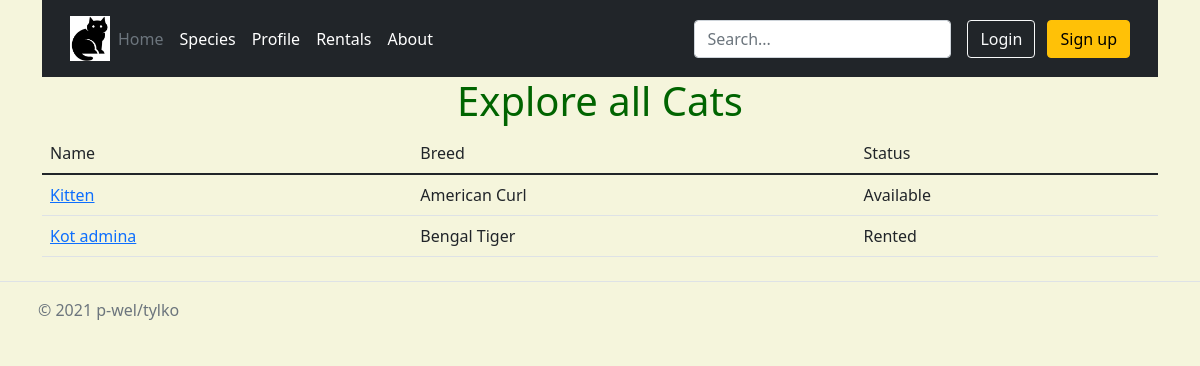
The page /explore/ on the database as committed earlier.
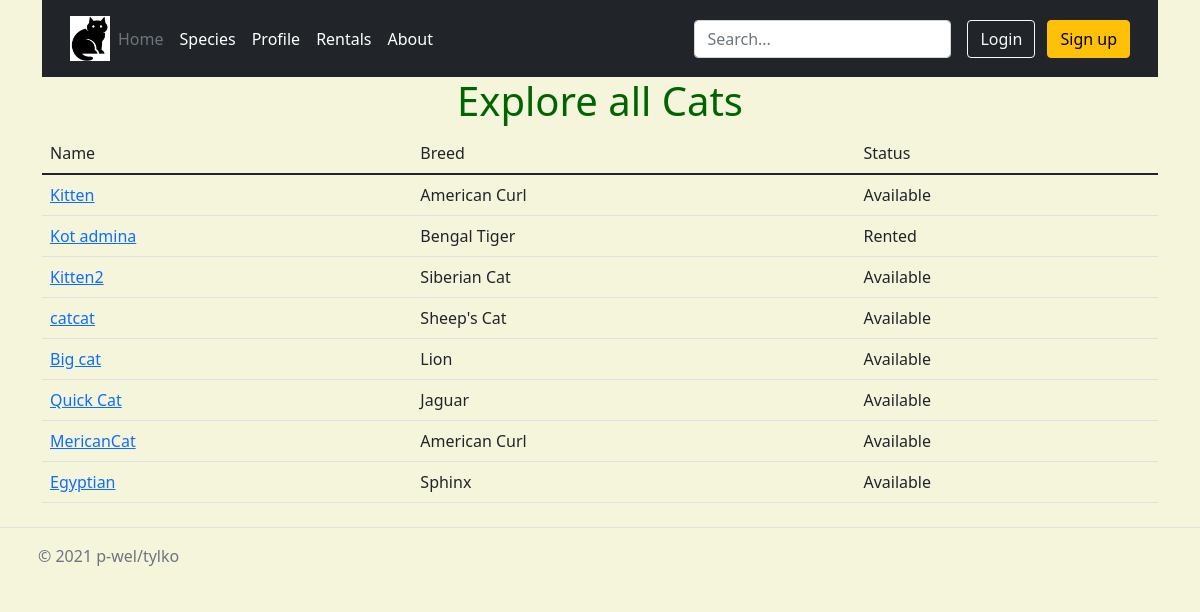
The same page on the database as committed later.
### cats/models.py (models this page shows, shortened)
class TimeStamped(models.Model, CheckAddDateMixin):
    created = models.DateTimeField(auto_now_add=True)
    modified = models.DateTimeField(auto_now=True)
    class Meta:
        abstract = True

class Cat(TimeStamped):
    name = models.CharField(max_length=50)
    breed = models.ForeignKey('cats.Breed', on_delete=models.CASCADE)
    """
    <Species: Breeds>
    - House cat: American Curl, Sphinx, Ragamuffin, Siberian Cat, Persian Cat
    - Farm cat: Sheep's Cat, Barn Cat
    - Feral cat: Bengal Tiger, Lion, Cheetah, Jaguar, Leopard
    """
    description = models.TextField(default=None, blank=True)
    available = models.BooleanField(default=True)
    creation_date = models.DateTimeField(auto_now_add=True)
    modification_date = models.DateTimeField(auto_now=True)
    user = models.ManyToManyField("auth.User", blank=True)

class Breed(models.Model):
    name = models.CharField(max_length=50)
    description = models.TextField(default=None, blank=True)
    species = models.ForeignKey('cats.Species', on_delete=models.CASCADE)
    def __str__(self):
        return f"{self.name}"

### cats/views.py (the view)
# urls.py: path('explore/', explore_list, name="explore_list"),
def explore_list(request):
    cats = Cat.objects.all()
    context = {'all_cats': cats}
    return render(request, 'cats/explore_list.html', context)

### cats/templates/cats/explore_list.html (shortened to what this page needs)
{% extends 'base.html' %}
{% block content %}
    <h1>Explore all Cats</h1>
    <table class="table table-condensed">
        <thead>
        <td>Name</td>
        <td>Breed</td>
        <td>Status</td>
        </thead>
        {% for cat in all_cats %}
            <tr>
                <td><a href="{% url 'cats:details' cat.id %}">{{ cat.name }}</a></td>
                <td>{{ cat.breed }}</td>
                <td>{% if cat.available == True %}Available{% else %}Rented{% endif %}</td>
            </tr>
        {% endfor %}
    </table>
{% endblock %}

### templates/base.html (shortened to what this page needs)
{% load static %}
<!DOCTYPE html>
<html lang="en">
<head>
    <link href="https://cdn.jsdelivr.net/npm/bootstrap@5.1.3/dist/css/bootstrap.min.css" rel="stylesheet"
>
    <link href="{% static 'main/css/style.css' %}" rel="stylesheet">
</head>
<body>
<div class="container">
    <header class="p-3 bg-dark text-white">
        <div class="container">
            <div class="d-flex flex-wrap align-items-center justify-content-center justify-content-lg-start">
                <a href="/" class="d-flex align-items-center mb-2 mb-lg-0 text-white text-decoration-none">
                    <img src="{% static "main/img/logo.png" %}" alt="logo" width="40" height="45">
                </a>
                <ul class="nav col-12 col-lg-auto me-lg-auto mb-2 justify-content-center mb-md-0">
                    <li><a href="{% url 'cats:index' %}" class="nav-link px-2 text-secondary">Home</a></li>
                    <li><a href="{% url 'cats:species' %}" class="nav-link px-2 text-white">Species</a></li>
                    <li><a href="" class="nav-link px-2 text-white">Profile</a></li>
                    <li><a href="{% url 'cats:rentals_list' %}" class="nav-link px-2 text-white">Rentals</a></li>
                    <li><a href="{% url 'cats:about' %}" class="nav-link px-2 text-white">About</a></li>
                </ul>
                <form class="col-12 col-lg-auto mb-3 mb-lg-0 me-lg-3">
                    <input type="search" class="form-control form-control-dark" placeholder="Search..."
                           aria-label="Search" control-id="ControlID-1">
                </form>
                <div class="text-end">
                    {% if user.is_authenticated %}
                        <a type="button" class="btn btn-outline-light me-2" href="{% url "logout" %}">Logout</a>
                    {% else %}
                        <a type="button" class="btn btn-outline-light me-2" href="{% url "login" %}">Login</a>
                        <a type="button" class="btn btn-warning" href="{% url "register:register" %}">Sign up</a>
                    {% endif %}
                </div>
            </div>
        </div>
    </header>
</div>
<div class=" container">
                    {% block content %}
                    {% endblock %}
                </div>
                <footer class="d-flex flex-wrap justify-content-between align-items-center py-3 my-4 border-top">
                    <div class="col-md-4 d-flex align-items-center">
                        <a href="/" class="mb-3 me-2 mb-md-0 text-muted text-decoration-none lh-1">
                            <svg class="bi" width="30" height="24">
                            </svg>
                        </a>
                        <span class="text-muted">© 2021 p-wel/tylko
        </span>
                    </div>
                </footer>
</body>
</html>

### templates/base.html (style rules this page uses)
body { background-color: beige; }
h1 { color: darkgreen; text-align: center; }

Rows that differ between the two databases and show on the page:
added Cat: name "Kitten2", breed "Siberian Cat", available "Available"
added Cat: name "catcat", breed "Sheep's Cat", available "Available"
added Cat: name "Big cat", breed "Lion", available "Available"
added Cat: name "Quick Cat", breed "Jaguar", available "Available"
added Cat: name "MericanCat", breed "American Curl", available "Available"
added Cat: name "Egyptian", breed "Sphinx", available "Available"
